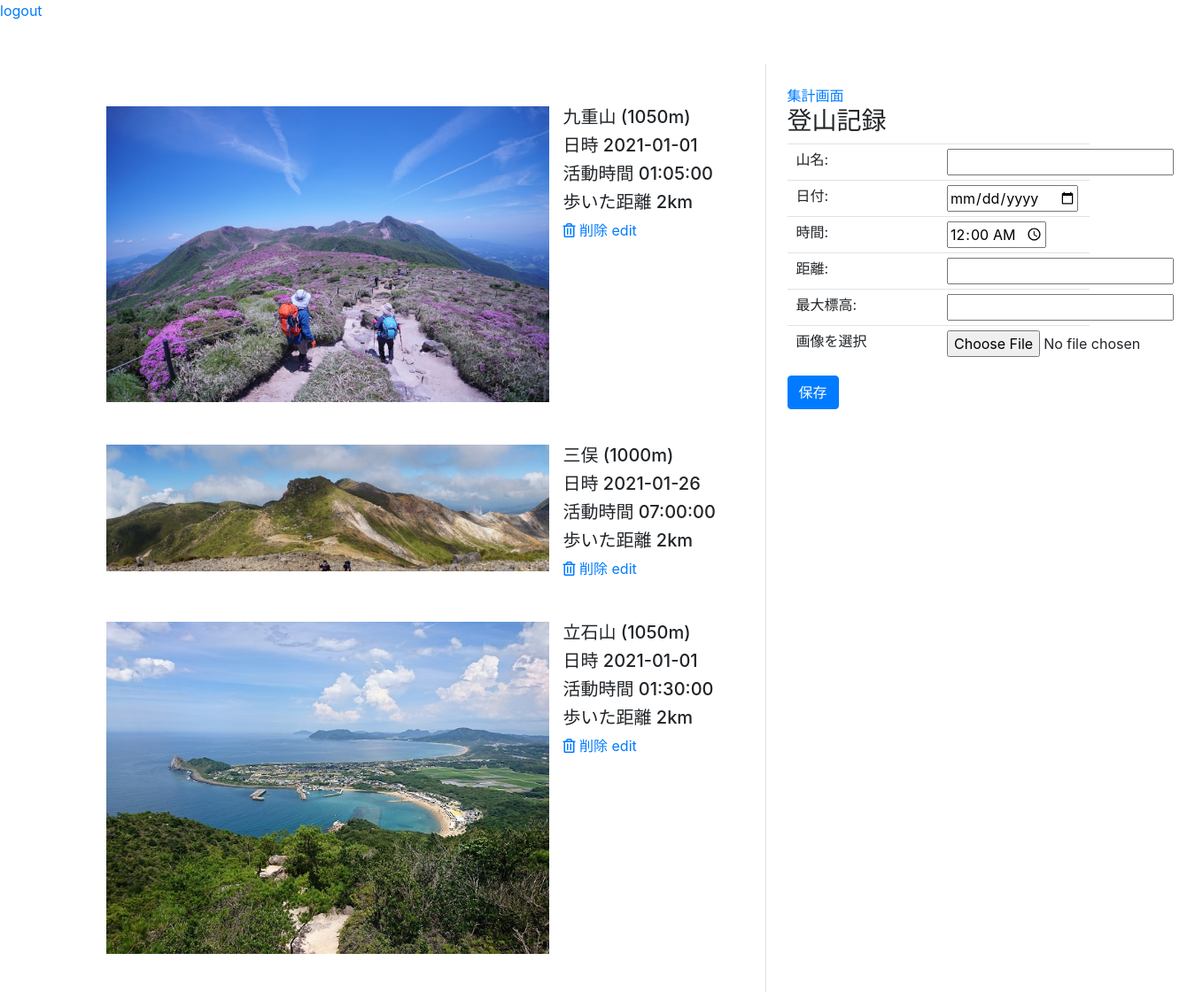
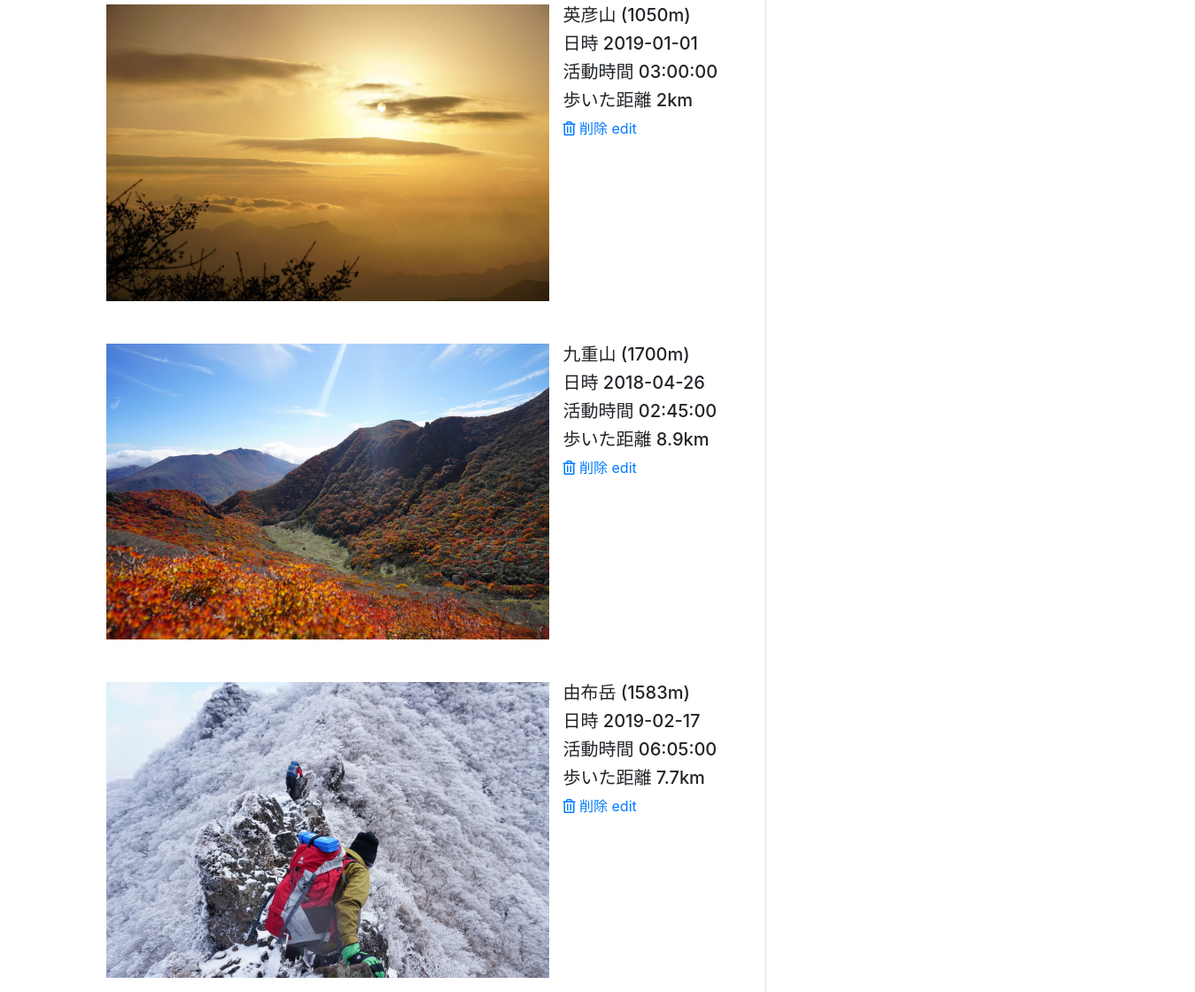
Page /input.php (signed in) on the committed database (2 pictures, top to bottom).
### tables this page shows
CREATE TABLE `tozan_record_table` (
  `image_id` int(11) NOT NULL,
  `image_name` varchar(256) NOT NULL,
  `created_at` datetime NOT NULL,
  `name` varchar(255) NOT NULL,
  `date` date DEFAULT NULL,
  `time` time NOT NULL,
  `distance` int(11) NOT NULL,
  `maximumAltitude` int(11) NOT NULL
);

### input.php (the view, shortened to what this page needs)
<?php
$pdo = connect_to_db();
if ($_SERVER['REQUEST_METHOD'] != 'POST') {
  $sql = 'SELECT * FROM tozan_record_table ORDER BY created_at DESC';
  $stmt = $pdo->prepare($sql);
  $stmt->execute();
  $images = $stmt->fetchAll();
} else {
  exit();
}
?>
<!DOCTYPE html>
<html lang="ja">
<head>
  <!DOCTYPE html>
  <html lang="ja">
  <head>
    <link rel="stylesheet" href="https://stackpath.bootstrapcdn.com/bootstrap/4.3.1/css/bootstrap.min.css">
    <link rel="stylesheet" href="https://use.fontawesome.com/releases/v5.7.2/css/all.css">
  </head>
<body>
  <a href="logout.php">logout</a>
  <div class="container mt-5">
    <div class="row">
      <div class="col-md-8 border-right">
        <ul class="list-unstyled">
          <?php for ($i = 0; $i < count($images); $i++) : ?>
            <li class="media mt-5">
              <a href="#lightbox" data-toggle="modal" data-slide-to="<?= $i; ?>">
                <img src="images/<?php echo $images[$i]['image_name']; ?>" data-id="<?= $images[$i]['image_id'] ?>" width="500px" height="auto" class="mr-3">
              </a>
              <div class="media-body">
                <h5><?= $images[$i]['name']; ?> (<?= $images[$i]['maximumAltitude']; ?>m)</h5>
                <h5>日時 <?= $images[$i]['date']; ?></h5>
                <h5>活動時間 <?= $images[$i]['time']; ?></h5>
                <h5>歩いた距離 <?= $images[$i]['distance'] / 1000; ?>km</h5>
                <a href="javascript:void(0);" onclick="var ok = confirm('削除しますか？'); if (ok) location.href='delete.php?id=<?= $images[$i]['image_id']; ?>'">
                  <i class="far fa-trash-alt"></i> 削除</a>
                <a href="edit.php?id=<?= $images[$i]["image_id"]; ?>">edit</a>
              </div>
            </li>
          <?php endfor; ?>
        </ul>
      </div>
      <div class="col-md-4 pt-4 pl-4">
        <form action="create.php" method="post" enctype="multipart/form-data">
          <a href="data.php">集計画面</a><br>
          <h3>登山記録</h3>
          <table class="table">
            <tbody>
              <tr>
                <td>山名:</td>
                <td><input type="text" name="name"></td>
              </tr>
              <tr>
                <td>日付:</td>
                <td><input type="date" name="date"></td>
              </tr>
              <tr>
                <td>時間:</td>
                <td><input type="time" value="00:00:00" step="300" name="time"></td>
              </tr>
              <tr>
                <td>距離:</td>
                <td><input type="text" name="distance"></td>
              </tr>
              <tr>
                <td>最大標高:</td>
                <td><input type="text" name="maximumAltitude"></td>
              </tr>
              <tr>
                <td>画像を選択</td>
                <td><input type="file" name="image" required></td>
              </tr>
            </tbody>
          </table>
          <button type="submit" class="btn btn-primary">保存</button>
        </form>
      </div>
    </div>
  </div>
</body>
</html>

### input.php (style rules this page uses)
.table { table-layout: fixed; }
.table th, .table td { padding: 5px 10px; text-align: left; }

### rows in the picture
tozan_record_table: image_name (picture), name "九重山", maximumAltitude "1050", date "2021-01-01", time "01:05:00", $images[$i]['distance']/1000 "2"
tozan_record_table: image_name (picture), name "三俣", maximumAltitude "1000", date "2021-01-26", time "07:00:00", $images[$i]['distance']/1000 "2"
tozan_record_table: image_name (picture), name "立石山", maximumAltitude "1050", date "2021-01-01", time "01:30:00", $images[$i]['distance']/1000 "2"
tozan_record_table: image_name (picture), name "英彦山", maximumAltitude "1050", date "2019-01-01", time "03:00:00", $images[$i]['distance']/1000 "2"
tozan_record_table: image_name (picture), name "九重山", maximumAltitude "1700", date "2018-04-26", time "02:45:00", $images[$i]['distance']/1000 "8.9"
tozan_record_table: image_name (picture), name "由布岳", maximumAltitude "1583", date "2019-02-17", time "06:05:00", $images[$i]['distance']/1000 "7.7"
